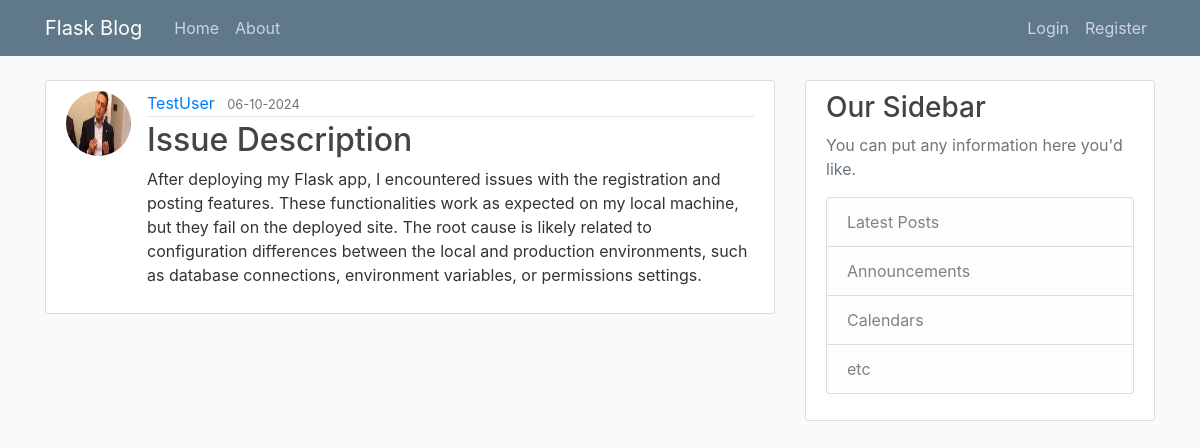
The app's page /post/19 with its own data.
### flask_blog/models.py (models this page shows, shortened)
class User(db.Model, UserMixin):
    id = db.Column(db.Integer, primary_key=True)
    username = db.Column(db.String(20), unique=True, nullable=False)
    email = db.Column(db.String(120), unique=True, nullable=False)
    image_file = db.Column(db.String(20), nullable=False, default='default.jpg')
    password = db.Column(db.String(60), nullable=False)
    posts = db.relationship('Post', backref='author', lazy=True)

class Post(db.Model):
    id = db.Column(db.Integer, primary_key=True)
    title = db.Column(db.String(100), nullable=False)
    date_posted = db.Column(db.DateTime, nullable=False, default=datetime.utcnow)
    content = db.Column(db.Text, nullable=False)
    user_id = db.Column(db.Integer, db.ForeignKey('user.id'), nullable=False)

### flask_blog/posts/routes.py (the view)
@posts.route("/post/<int:post_id>")
def post(post_id):
    post = Post.query.get_or_404(post_id)
    return render_template('post.html', title=post.title, post=post)

### flask_blog/templates/post.html (shortened to what this page needs)
{% extends "layout.html" %}
{% block content %}
    <article class="media content-section">
        <img class="rounded-circle article-img" src="{{ url_for('static', filename='profile_pics/' + post.author.image_file) }}">
        <div class="media-body">
        <div class="article-metadata">
            <a class="mr-2" href="{{ url_for('users.user_posts', username=post.author.username) }}">{{ post.author.username }}</a>
            <small class="text-muted">{{ post.date_posted.strftime('%d-%m-%Y') }}</small>
        </div>
        <h2 class="article-title">{{ post.title }}</h2>
        <p class="article-content">{{ post.content }}</p>
        </div>
    </article>
{% endblock content %}

### flask_blog/static/main.css (style rules this page uses)
body { background: #fafafa; color: #333333; margin-top: 5rem; }
h1, h2, h3, h4, h5, h6 { color: #444444; }
.content-section { background: #ffffff; padding: 10px 20px; border: 1px solid #dddddd; border-radius: 3px; margin-bottom: 20px; }
.article-title { color: #444444; }
.article-content { white-space: pre-line; }
.article-img { height: 65px; width: 65px; margin-right: 16px; }
.article-metadata { padding-bottom: 1px; margin-bottom: 4px; border-bottom: 1px solid #e3e3e3 }

### records on screen
User: image_file (picture), author.username "TestUser"
Post: date_posted "06-10-2024", title "Issue Description", content "After deploying my Flask app, I encountered issues with the registration and posting features. These functionalities work as expected on my local machine, but they fail on the deployed site. The root cause is likely related to configuration differences between the local and production environments, such as database connections, environment variables, or permissions settings."
